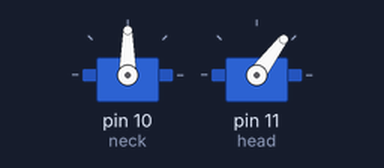
This sketch was run on a simulated Arduino Uno, built with avr-gcc and run on an emulated ATmega328P. Parts: 2 × servo.

Above: at 0.05 s.
At 1.1 s:
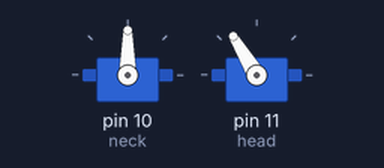
At 2.2 s:
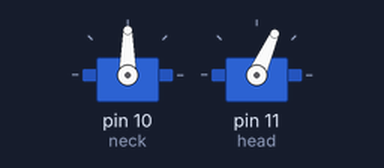
At 4.7 s:
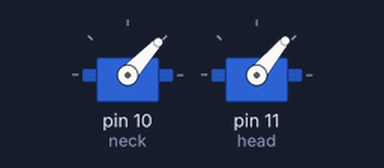
Timing chart, 0 to 6.2 s (numbered marks = the images above):
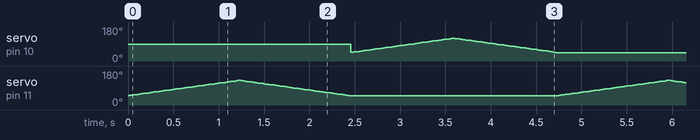

The sketch:

headServoTest.ino
```cpp
#include <Servo.h>

Servo neck;  // create servo object to control a servo
Servo head;

const int headStart = 50;
const int headStop = 130;

const int neckStart = 45;
const int neckStop = 120;

void setup() {
  neck.attach(10);
  head.attach(11);
}

void loop() {
  int pos = 0;
  for (pos = headStart; pos <= headStop; pos += 1) { // goes from 0 degrees to 180 degrees
    // in steps of 1 degree
    head.write(pos);              // tell servo to go to position in variable 'pos'
    delay(15);                       // waits 15ms for the servo to reach the position
  }
  for (pos = headStop; pos >= headStart; pos -= 1) { // goes from 180 degrees to 0 degrees
    head.write(pos);              // tell servo to go to position in variable 'pos'
    delay(15);                       // waits 15ms for the servo to reach the position
  }
  for (pos = neckStart; pos <= neckStop; pos += 1) { // goes from 0 degrees to 180 degrees
    // in steps of 1 degree
    neck.write(pos);              // tell servo to go to position in variable 'pos'
    delay(15);                       // waits 15ms for the servo to reach the position
  }
  for (pos = neckStop; pos >= neckStart; pos -= 1) { // goes from 180 degrees to 0 degrees
    neck.write(pos);              // tell servo to go to position in variable 'pos'
    delay(15);                       // waits 15ms for the servo to reach the position
  }
}
```
